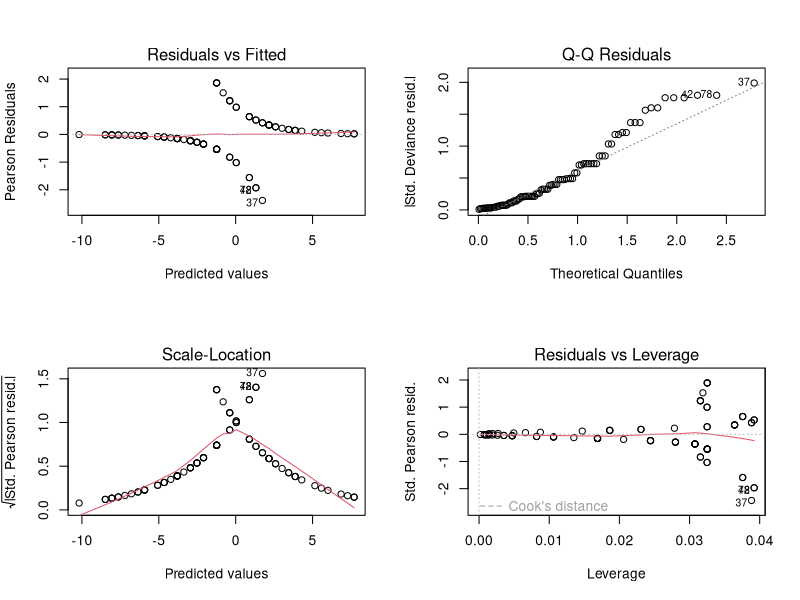
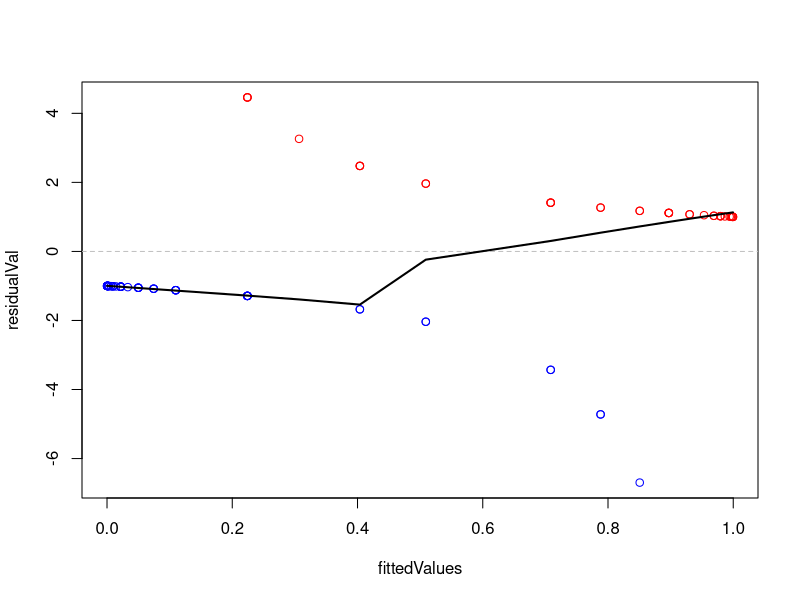

Write R code to recreate these figures, in order.
setwd("F:\\Users\\AnandJayaraman\\Documents\\Research\\Talks n Presentations\\Insofe\\RegressionTimeSeries\\2017-01-14\\Day3")

# Read in Flier Response Data
flierresponse <- read.csv("FlierResponse.csv", header = T, sep = ",")
flierresponse
str(flierresponse)
flierresponse$Response <- as.factor(flierresponse$Response)
str(flierresponse)
flierresponseglm <- glm(Response~Age, data = flierresponse, family = "binomial")
flierresponseglm
summary(flierresponseglm)

#plot the residuals
par(mfrow=c(2,2))
plot(flierresponseglm)

#Understand the Residuals
fittedValues <- flierresponseglm$fitted.values
residualVal <- flierresponseglm$residuals
ActualResponse <- as.numeric(flierresponse$Response)
par(mfrow=c(1,1))
plot(fittedValues,residualVal,col=c("blue","red")[ActualResponse])
abline(h=0,lty=2,col="grey")
lines(lowess(fittedValues,residualVal),col="black",lwd=2)

